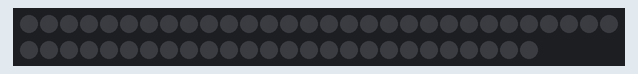
This sketch was run on a simulated Arduino Uno, built with avr-gcc and run on an emulated ATmega328P. On the bench: 56 RGB LEDs in strip order, left to right, continuing on the next row. Dim RGB values are drawn brighter than linear.

Above: at 0.1 s.
At 15.21 s:
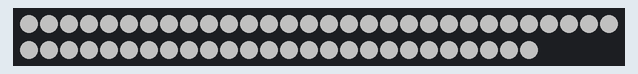

The sketch:

procedural01.ino
```cpp
#include <Adafruit_NeoPixel.h>
#include <TimerOne.h>

#define PIN 9
#define NUMPIXEL 56

// Parameter 1 = number of pixels in strip
// Parameter 2 = Arduino pin number (most are valid)
// Parameter 3 = pixel type flags, add together as needed:
//   NEO_KHZ800  800 KHz bitstream (most NeoPixel products w/WS2812 LEDs)
//   NEO_KHZ400  400 KHz (classic 'v1' (not v2) FLORA pixels, WS2811 drivers)
//   NEO_GRB     Pixels are wired for GRB bitstream (most NeoPixel products)
//   NEO_RGB     Pixels are wired for RGB bitstream (v1 FLORA pixels, not v2)
Adafruit_NeoPixel strip = Adafruit_NeoPixel(NUMPIXEL, PIN, NEO_GRB | NEO_KHZ800);

// IMPORTANT: To reduce NeoPixel burnout risk, add 1000 uF capacitor across
// pixel power leads, add 300 - 500 Ohm resistor on first pixel's data input
// and minimize distance between Arduino and first pixel.  Avoid connecting
// on a live circuit...if you must, connect GND first.

volatile float maxbrightness = 127.0;
volatile float period = 4000;
volatile float cycle = 10;

void setup() {
  strip.begin();
  strip.show(); // Initialize all pixels to 'off'
  //Serial.begin(9600);
  Timer1.initialize(10000);
  Timer1.attachInterrupt(flash);
}

volatile unsigned long flashCount = 0;
volatile unsigned long loopCount = 0;

void flash() {
  uint32_t color;
  float brightness;

  brightness = ((cos((flashCount*cycle/period)*3.2*M_PI)+cos((1.5*flashCount*cycle/period)*3.2*M_PI))+2)/4;
  if(brightness > 1.0)
    brightness = 1.0;
  else if(brightness < 0.0)
    brightness = 0.0;

  if(loopCount%2)
  {
    color = strip.Color(brightness*maxbrightness,brightness*maxbrightness,brightness*maxbrightness);
  }
  else
  {
    color = strip.Color(0,0,0);
  }

  for(uint16_t i = 0; i<NUMPIXEL; i++)
  {
    strip.setPixelColor(i, color);
  }

  strip.show();
  flashCount++;
  if(flashCount * cycle == period)
  {
    flashCount = 0;
    loopCount++;
  }
}

void loop() {

}
```

Measured:
- by itself, everything shown: repeats every 16.0 s, in 36 steps
